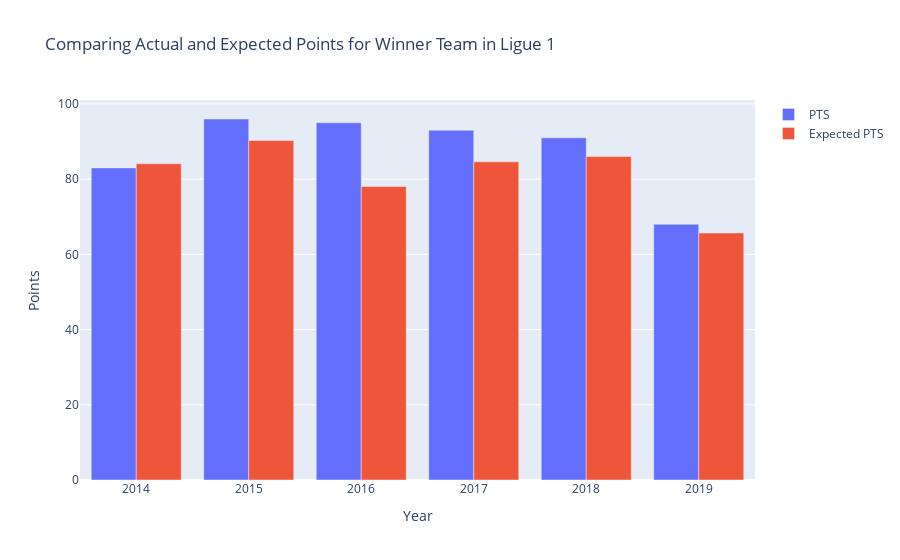

Here is the notebook cell this chart was saved with:
### Code cell
pts = go.Bar(x = years, y = first_place['pts'][first_place['league'] == 'Ligue_1'], name = 'PTS')
xpts = go.Bar(x = years, y = first_place['xpts'][first_place['league'] == 'Ligue_1'], name = 'Expected PTS')

data = [pts, xpts]

layout = go.Layout(
    barmode='group',
    title="Comparing Actual and Expected Points for Winner Team in Ligue 1",
    xaxis={'title': 'Year'},
    yaxis={'title': "Points",
    }
)

fig = go.Figure(data=data, layout=layout)
py.iplot(fig)

### Figure 1 — Plotly figure (JSON) as saved in the notebook; plotly's stock layout.template omitted (floating-point values rounded to 4 significant figures)
{"data": [{"name": "PTS", "type": "bar", "x": [2014, 2015, 2016, 2017, 2018, 2019], "y": [83, 96, 95, 93, 91, 68]}, {"name": "Expected PTS", "type": "bar", "x": [2014, 2015, 2016, 2017, 2018, 2019], "y": [84.1, 90.27, 78.06, 84.61, 86.04, 65.68]}], "layout": {"barmode": "group", "title": {"text": "Comparing Actual and Expected Points for Winner Team in Ligue 1"}, "xaxis": {"title": {"text": "Year"}}, "yaxis": {"title": {"text": "Points"}}}}
